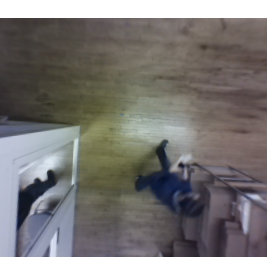
#> input picture data/test/test6.png, 267 x 267 px, found by its file name
$ python scan_image.py   (older library calls are emulated)
#> lines starting #> are read from the running program, lines starting #| are printed output that depends on the picture
### train/features/ri_hog.py
import numpy as np
import math
from .base_feature import BaseFeature
import cv2
from scipy.ndimage.filters import gaussian_filter as gf

def _norm_and_mult(cx, cy, x, y, magnitude, result):
  result[cy + y, cx + x] = result[cy + y, cx + x] / magnitude
  result[cy + y, cx + x] *= 255

# [5 lines left out: function _norm_and_clip, not called in this run]

class RIHOG(BaseFeature):
  def __init__(self, num_spatial_bins=4, delta_radius=4, num_orientation_bins=13, normalize=True, normalize_threshold=0.2, gaussian_filter=True, sigma=2, var_feature=True, var_split=8):
    BaseFeature.__init__(self)
    self.delta_radius = delta_radius
    self.num_orientation_bins = num_orientation_bins
    self.num_spatial_bins = num_spatial_bins
    self.normalize = normalize
    self.normalize_threshold = normalize_threshold
    self.lut = self._build_lut(64)
    self.gaussian_filter = gaussian_filter
    self.sigma = sigma
    self.var_feature = var_feature
    self.var_split = var_split

  def _build_lut(self, resolution):
#> called with resolution = 64
    lut = []
    for r in range(0, resolution):
      y = r / (resolution - 1)
      x = math.sqrt(1 - y*y)
      lut.append(x)
    return lut

  # [148 lines left out: functions _get_circle_point, _handle_pixel, _bin_values, _normalize_features, process_data, not called in this run]


### train/features/base_feature.py
from scipy import misc

class BaseFeature:
  def __init__(self):
    pass

  def process_image(self, filename, draw_regions=False):
    data = misc.imread(filename, flatten=True, mode='RGB')
    return self.process_data(data, draw_regions)

  def process_data(self, data, draw_regions):
    raise Exception("Not implemented")

### train/train_cv_test.py
import cv2
import numpy as np
from features.ri_hog import RIHOG
from features.circular_histogram_depth_difference import CircularHistogramDepthDifference
from sklearn.utils import shuffle
from sklearn.model_selection import train_test_split
from os import listdir
from os.path import isfile, join
from multiprocessing import Process, Value, Array, Pool
import time

clf = cv2.ml.Boost_create()
clf.setWeakCount(500)
clf.setBoostType(cv2.ml.BOOST_REAL)

#c = CircularHistogramDepthDifference(block_size=8, num_rings=3, ring_dist=10, num_blocks_first_ring=6, dist_mult=1.1)
c = RIHOG(num_spatial_bins=6, delta_radius=4, num_orientation_bins=13, normalize=True, normalize_threshold=0.2, gaussian_filter=False, sigma=1, var_feature=True, var_split=16)

def getDescriptor():
  return c

# [17 lines left out: functions getPositiveSample, getNegativeSample, not called in this run]

def trainClf():
  def listFiles(mypath):
    onlyfiles = [f for f in listdir(mypath) if isfile(join(mypath, f)) and f.lower().endswith('.png')]
    return onlyfiles

  def getSamples():
    p = Pool(2)
    pos = np.asarray(p.map(getPositiveSample, listFiles('data/pos/')))
    #pos = []
    #for f in listFiles('data/pos/'):
    #  pos.append(getPositiveSample(f))
    Yp = np.asarray(pos)[:,1]
    Ip = Yp >= 0
    Yp = Yp[Ip]
    Xp = np.asarray(pos)[:,0]
    Xp = Xp[Ip]

    neg = np.asarray(p.map(getNegativeSample, listFiles('data/neg/')))
    Yn = np.asarray(neg)[:,1]
    In = Yn >= 0
    Yn = Yn[In]
    Xn = np.asarray(neg)[:,0]
    Xn = Xn[In]

    X = np.concatenate((Xp, Xn)).tolist()
    y = np.concatenate((Yp, Yn)).tolist()

    return X, y

  starttime = time.time()
  X, y = getSamples()
  elapsedtime = time.time() - starttime
  print('loaded samples in ' + str(elapsedtime) + ' seconds')
  X = np.asarray(X, dtype=np.float32)
  y = np.asarray(y, dtype=np.int32)

  X, y = shuffle(X, y, random_state=1)

  X_train, X_test, y_train, y_test = train_test_split(X, y, test_size=0.05, random_state=1)

  print('training samples: ' + str(len(X_train)))
  print('test samples: ' + str(len(X_test)))
  print('total samples: ' + str(len(X)))

  clf.train(X_train, cv2.ml.ROW_SAMPLE, y_train)

  acc = np.sum((y_train == clf.predict(X_train)[1].flatten()).astype(np.int))/len(y_train)
  clf.save('test.xml')
  print("Training Accuracy: %0.5f" % acc)
  acc = np.sum((y_test == clf.predict(X_test)[1].flatten()).astype(np.int))/len(y_test)
  print("Test Accuracy: %0.5f" % acc)
  return clf

# [2 lines that do not run on import are left out]

### train/scan_image.py
import cv2
import numpy as np
from features.ri_hog import RIHOG
from scipy import misc
import matplotlib.pyplot as plt
import matplotlib.patches as patches
from multiprocessing import Process, Value, Array, Pool
import time
from train_cv_test import trainClf, getDescriptor

blockSize = 52
halfBlockSize = blockSize/2

data = misc.imread('data/test/test6.png', flatten=True, mode='RGB')
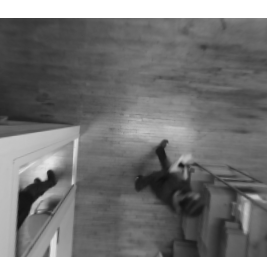
#> data: shape (267, 267) float32; min 14.9, max 255, mean 118.4
data = np.pad(data, ((blockSize, blockSize), (blockSize, blockSize)), 'constant', constant_values=255)
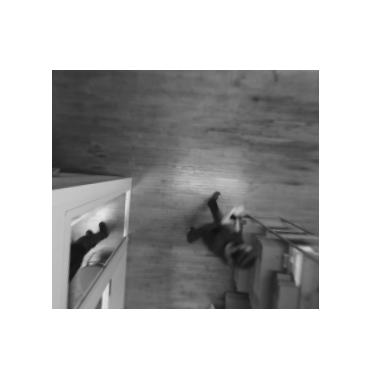
#> data: shape (371, 371) float32; min 14.9, max 255, mean 184.2

c = getDescriptor()

def scan(tup):
  x = tup[0]
  y = tup[1]
  roi = data[int(y-halfBlockSize):int(y+halfBlockSize), int(x-halfBlockSize):int(x+halfBlockSize)]
  xx = c.process_data(roi, draw_regions=False)
  return xx

if __name__ == "__main__":

  plt.imshow(data)
  plt.show()

  clf = trainClf()
#> (the run stopped early here; a loop or call above may not have finished)

$ run again, with data/test/test3.png copied over data/test/test6.png
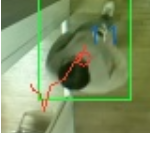
#> input picture data/test/test3.png, 150 x 150 px, found by its file name
#> `data = misc.imread('data/test/test6.png', flatten=True, mode='RGB')`:
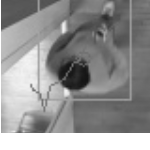
#> data: shape (150, 150) float32; min 20.32, max 255, mean 147.5
#> `data = np.pad(data, ((blockSize, blockSize), (blockSize, blockSize)), ..`:
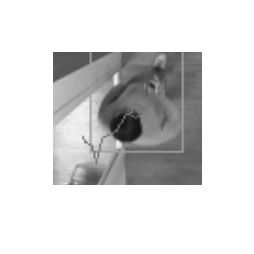
#> data: shape (254, 254) float32; min 20.32, max 255, mean 217.5
